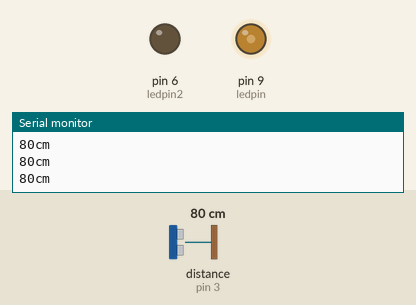
Recording of a sketch running on a simulated Arduino Uno, built with avr-gcc and run on an emulated ATmega328P. Shown: output pins drawn as LEDs (lit = HIGH), the last lines printed to the serial monitor. Wiring (inferred from the names in the program): ultrasonic range finder: trigger pin 2; echo pin 3. Inputs (shaded band) come from the test bench; at power-on: distance to the obstacle (sensor on pin 3) 80 cm. The echo pulse lasts 58.3 µs per cm; pins used as bus, display or sensor lines are not drawn.

Above: at 1.29 s.
1.3 s: distance to the obstacle (sensor on pin 3) set to 8 cm
At 1.45 s:
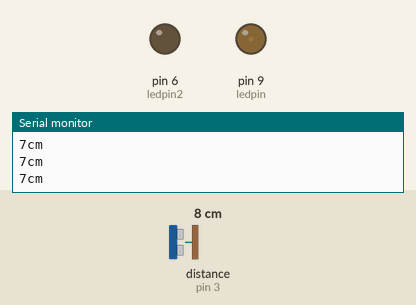
4.3 s: distance to the obstacle (sensor on pin 3) set to 6 cm
At 4.52 s:
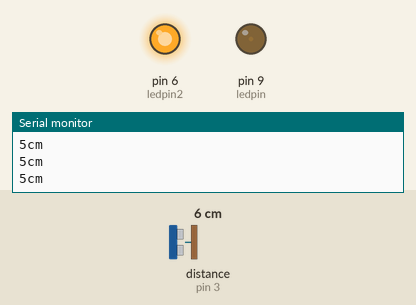
At 4.89 s:
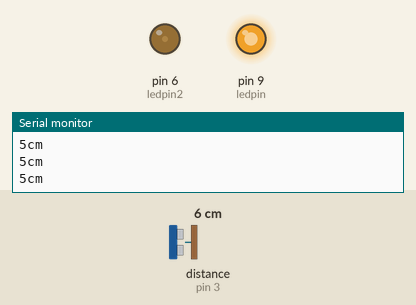
7.3 s: distance to the obstacle (sensor on pin 3) set to 4 cm
10.3 s: distance to the obstacle (sensor on pin 3) set to 2 cm
Timing chart, 0 to 14.3 s (numbered marks = the images above; inputs shaded):
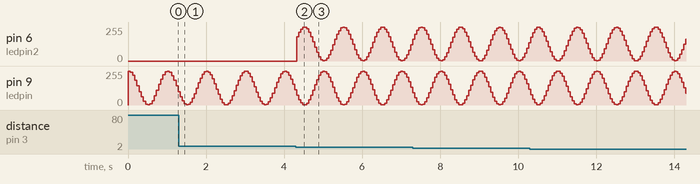

Measured:
- the behaviour switches between 7 and 6 cm on distance to the obstacle (sensor on pin 3) (found by bisection; images 1 and 2)

The sketch:

neurone_pilot.ino
```cpp
// THE NEURONE PILOT PROJECT CODE VERSION 0.1 DATE 25APRIL 2013
// MUCH THANKS TO THE FOLLOWING WEBSITES FOR RELEASING THEIR CODE
// http://www.treehouseprojects.ca/ultrasonictutorial/
// AND
// http://arduino.cc/forum/index.php/topic,12004.0.html
// THIS CODE IS INTENDED FOR EDUCATIONAL PURPOSES ONLY AND IS FULL OF BUGS
// FOR MORE INFORMATION VISIT http://www.furnacepark.org/neurone


// This part of the code introduces the various inputs and output on the arduino


const int pingPin = 2;                 //trigger pin connected to pin 11
int inPin = 3;                         //echo pin connected to pin 10
int safeZone = 5;                      //Safe zone in centimeters

int value, value2;                      //some variables in terms on how bright LEDs wil be
int ledpin = 9;                         // purple light connected to digital pin 9
int ledpin2 = 6;                        // while light connected to digital pin 6
long time=0;                            // initial value for time

int periode = 1000;                     // how fast the fade is on the LEDs
int displace = 500;                     // an offset for the fade so they don't happen at the same time

void setup()
{
  // initialize serial communication so we can monitor the distance sensor remotely
  Serial.begin(9600);
}

void loop()
{

  long duration, cm;   // a 32 bit variable

  pinMode(pingPin, OUTPUT); //initialise trigger pin

  //sending the signal, starting with LOW for a clean signal
  digitalWrite(pingPin, LOW);
  delayMicroseconds(2);
  digitalWrite(pingPin, HIGH);
  delayMicroseconds(5);
  digitalWrite(pingPin, LOW);

   //setting up the input pin, and receiving the duration in
  //microseconds for the sound to bounce off the object infront

  pinMode(inPin, INPUT);
  duration = pulseIn(inPin, HIGH);

   // convert the time into a distance
  cm = microsecondsToCentimeters(duration);

  //printing the current readings to ther serial display
  Serial.print(cm);
  Serial.print("cm");
  Serial.println();

  //checking if anything is within the safezone, if not, keep
  //green LED on if safezone violated, activate red LED instead
  if (cm > safeZone)
  {
      time = millis();
      value = 128+127*cos(2*PI/periode*time);
      value2 = 128+127*cos(2*PI/periode*(displace-time));
      analogWrite(ledpin, value);           // sets the value (range from 0 to 255)
      analogWrite(ledpin2, 0);           // sets the value (range from 0 to 255) v
  }
  else
  {
      time = millis();
      value = 128+127*cos(2*PI/periode*time);
      value2 = 128+127*cos(2*PI/periode*(displace-time));
      analogWrite(ledpin, value);           // sets the value (range from 0 to 255)
      analogWrite(ledpin2, value2);           // sets the value (range from 0 to 255)
  }

  delay(50);

}

long microsecondsToCentimeters(long microseconds)
{
  // The speed of sound is 340 m/s or 29 microseconds per centimeter.
  // The ping travels out and back, so to find the distance of the
  // object we take half of the distance travelled.
  return microseconds / 29 / 2;
}
```
